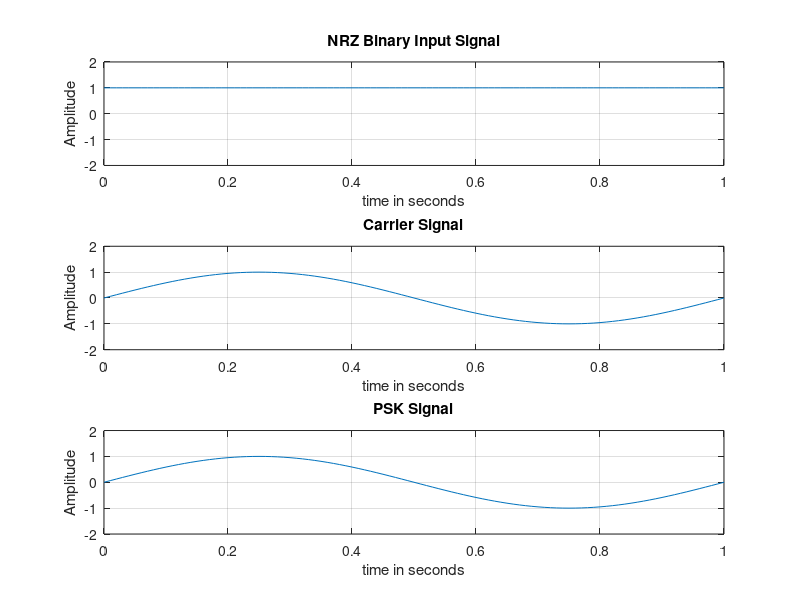

Source code (MATLAB):
clc; clear all; close all;
b = input('Enter the Bit stream \n '); %b = [0 1 0 1 1 1 0];
n = length(b);
t = 0:0.01:n;
x = 1:1:(n+1)*100;
% Conversion of Binary input to NRZ signal
for i = 1:n
 if (b(i) == 0)
 b_p(i) = -1;
 else
 b_p(i) = 1;
 end
 for j = i:.1:i+1
 bw(x(i*100:(i+1)*100)) = b_p(i);
 end
end
bw = bw(100:end);
sint = sin(2*pi*t);
st = bw.*sint;
subplot(3,1,1)
plot(t,bw)
grid on ; axis([0 n -2 +2])
xlabel('time in seconds');
ylabel('Amplitude');
title('NRZ Binary Input Signal');
subplot(3,1,2)
plot(t,sint)
grid on ; axis([0 n -2 +2])
xlabel('time in seconds');
ylabel('Amplitude');
title('Carrier Signal');
subplot(3,1,3)
plot(t,st)
grid on ; axis([0 n -2 +2])
xlabel('time in seconds');
ylabel('Amplitude');
title('PSK Signal');